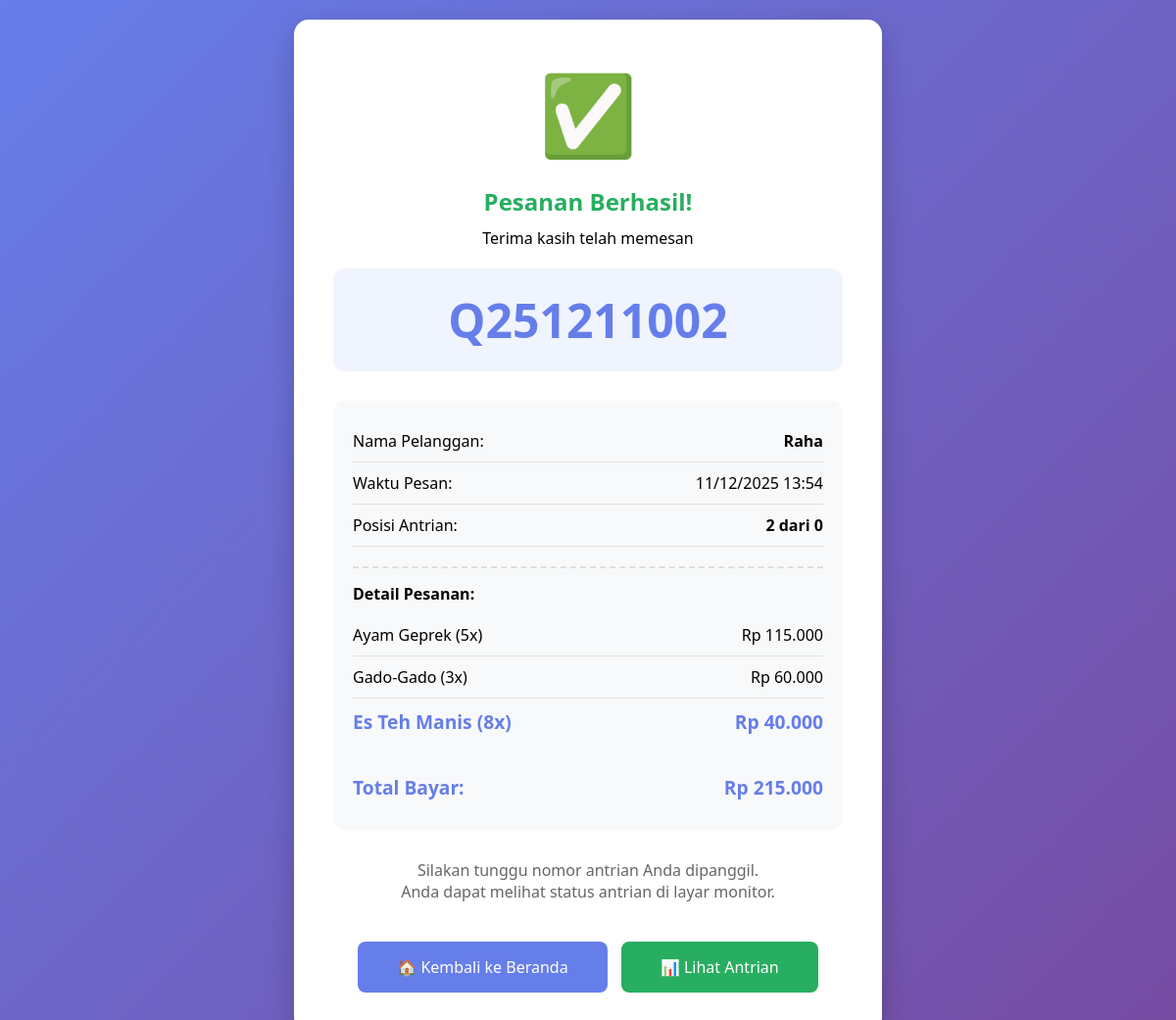
Screenshot of /receipt.php?nomor=Q251211002 with the database file from the repository.
### tables this page shows
CREATE TABLE `pesanan` (
  `id` int(11) NOT NULL,
  `nomor_antrian` varchar(20) NOT NULL,
  `nama_pelanggan` varchar(100) NOT NULL,
  `total_harga` decimal(10,2) NOT NULL,
  `status` enum('antri','diproses','selesai','diambil') DEFAULT 'antri',
  `waktu_pesan` timestamp NOT NULL DEFAULT current_timestamp(),
  `waktu_selesai` timestamp NULL DEFAULT NULL,
  `posisi_queue` int(11) DEFAULT NULL
);

CREATE TABLE `detail_pesanan` (
  `id` int(11) NOT NULL,
  `pesanan_id` int(11) DEFAULT NULL,
  `menu_id` int(11) DEFAULT NULL,
  `jumlah` int(11) NOT NULL,
  `harga` decimal(10,2) NOT NULL,
  `subtotal` decimal(10,2) NOT NULL
);

CREATE TABLE `menu` (
  `id` int(11) NOT NULL,
  `nama` varchar(100) NOT NULL,
  `harga` decimal(10,2) NOT NULL,
  `kategori` varchar(50) DEFAULT NULL,
  `gambar` varchar(200) DEFAULT NULL,
  `status` enum('tersedia','habis') DEFAULT 'tersedia'
);

### QueueClass.php (called while the page is built, shortened)
<?php
class OrderQueue {
    private $conn;
    public function __construct($connection) {
        $this->conn = $connection;
    }
    public function getQueueSize() {
        $query = "SELECT COUNT(*) as total FROM pesanan WHERE status = 'antri'";
        $result = mysqli_query($this->conn, $query);
        $row = mysqli_fetch_assoc($result);
        return $row['total'];
    }
    public function getOrderDetails($pesanan_id) {
        $query = "SELECT dp.*, m.nama as nama_menu
                  FROM detail_pesanan dp
                  JOIN menu m ON dp.menu_id = m.id
                  WHERE dp.pesanan_id = ?";
        $stmt = mysqli_prepare($this->conn, $query);
        mysqli_stmt_bind_param($stmt, "i", $pesanan_id);
        mysqli_stmt_execute($stmt);
        $result = mysqli_stmt_get_result($stmt);
        $details = [];
        while ($row = mysqli_fetch_assoc($result)) {
            $details[] = $row;
        }
        return $details;
    }
}
?>

### receipt.php (the view, shortened to what this page needs)
<?php
require_once 'config.php';
require_once 'QueueClass.php';
$nomor_antrian = isset($_GET['nomor']) ? $_GET['nomor'] : '';
$query = "SELECT * FROM pesanan WHERE nomor_antrian = ?";
$stmt = mysqli_prepare($conn, $query);
mysqli_stmt_bind_param($stmt, "s", $nomor_antrian);
mysqli_stmt_execute($stmt);
$result = mysqli_stmt_get_result($stmt);
$order = mysqli_fetch_assoc($result);
$queue = new OrderQueue($conn);
$details = $queue->getOrderDetails($order['id']);
$queue_size = $queue->getQueueSize();
?>
<!DOCTYPE html>
<html lang="id">
<head>
    <link rel="stylesheet" href="style.css">
</head>
<body>
    <div class="container">
        <div class="receipt-container">
            <div class="receipt-icon">✅</div>
            <h2>Pesanan Berhasil!</h2>
            <p>Terima kasih telah memesan</p>
            <div class="queue-number">
                <?php echo $order['nomor_antrian']; ?>
            </div>
            <div class="receipt-details">
                <div class="receipt-row">
                    <span>Nama Pelanggan:</span>
                    <strong><?php echo $order['nama_pelanggan']; ?></strong>
                </div>
                <div class="receipt-row">
                    <span>Waktu Pesan:</span>
                    <span><?php echo date('d/m/Y H:i', strtotime($order['waktu_pesan'])); ?></span>
                </div>
                <div class="receipt-row">
                    <span>Posisi Antrian:</span>
                    <strong><?php echo $order['posisi_queue']; ?> dari <?php echo $queue_size; ?></strong>
                </div>
                <div style="margin: 20px 0; padding-top: 15px; border-top: 2px dashed #ddd;">
                    <p style="font-weight: bold; margin-bottom: 10px;">Detail Pesanan:</p>
                    <?php foreach ($details as $detail): ?>
                        <div class="receipt-row">
                            <span><?php echo $detail['nama_menu']; ?> (<?php echo $detail['jumlah']; ?>x)</span>
                            <span>Rp <?php echo number_format($detail['subtotal'], 0, ',', '.'); ?></span>
                        </div>
                    <?php endforeach; ?>
                </div>
                <div class="receipt-row">
                    <span>Total Bayar:</span>
                    <strong>Rp <?php echo number_format($order['total_harga'], 0, ',', '.'); ?></strong>
                </div>
            </div>
            <p style="color: #666; margin: 20px 0;">
                Silakan tunggu nomor antrian Anda dipanggil.<br>
                Anda dapat melihat status antrian di layar monitor.
            </p>
            <a href="index.php" class="btn-back">🏠 Kembali ke Beranda</a>
            <a href="queue.php" class="btn-back" style="background: #27ae60; margin-left: 10px;">
                📊 Lihat Antrian
            </a>
        </div>
    </div>
</body>
</html>

### style.css (style rules this page uses)
* { margin: 0; padding: 0; box-sizing: border-box; }
body { font-family: 'Segoe UI', Tahoma, Geneva, Verdana, sans-serif; background: linear-gradient(135deg, #667eea 0%, #764ba2 100%); min-height: 100vh; }
.container { max-width: 1400px; margin: 0 auto; padding: 20px; }
.receipt-container { max-width: 600px; margin: 0 auto; background: white; padding: 40px; border-radius: 15px; box-shadow: 0 10px 30px rgba(0,0,0,0.2); text-align: center; }
.receipt-icon { font-size: 5em; margin-bottom: 20px; }
.receipt-container h2 { color: #27ae60; margin-bottom: 10px; }
.queue-number { font-size: 3em; color: #667eea; font-weight: bold; margin: 20px 0; padding: 20px; background: #f0f4ff; border-radius: 12px; }
.receipt-details { text-align: left; margin: 30px 0; padding: 20px; background: #f8f9fa; border-radius: 12px; }
.receipt-row { display: flex; justify-content: space-between; padding: 10px 0; border-bottom: 1px solid #e0e0e0; }
.receipt-row:last-child { border-bottom: none; font-weight: bold; font-size: 1.2em; color: #667eea; }
.btn-back { background: #667eea; color: white; padding: 15px 40px; text-decoration: none; border-radius: 8px; display: inline-block; margin-top: 20px; transition: all 0.3s; }

### rows the page displays
pesanan: nomor_antrian "Q251211002", nama_pelanggan "Raha", waktu_pesan "11/12/2025 13:54", posisi_queue "2", total_harga "215.000"
detail_pesanan: menu.nama "Ayam Geprek", jumlah "5", subtotal "115.000"
detail_pesanan: menu.nama "Gado-Gado", jumlah "3", subtotal "60.000"
detail_pesanan: menu.nama "Es Teh Manis", jumlah "8", subtotal "40.000"

### other values shown
$queue_size "0"
